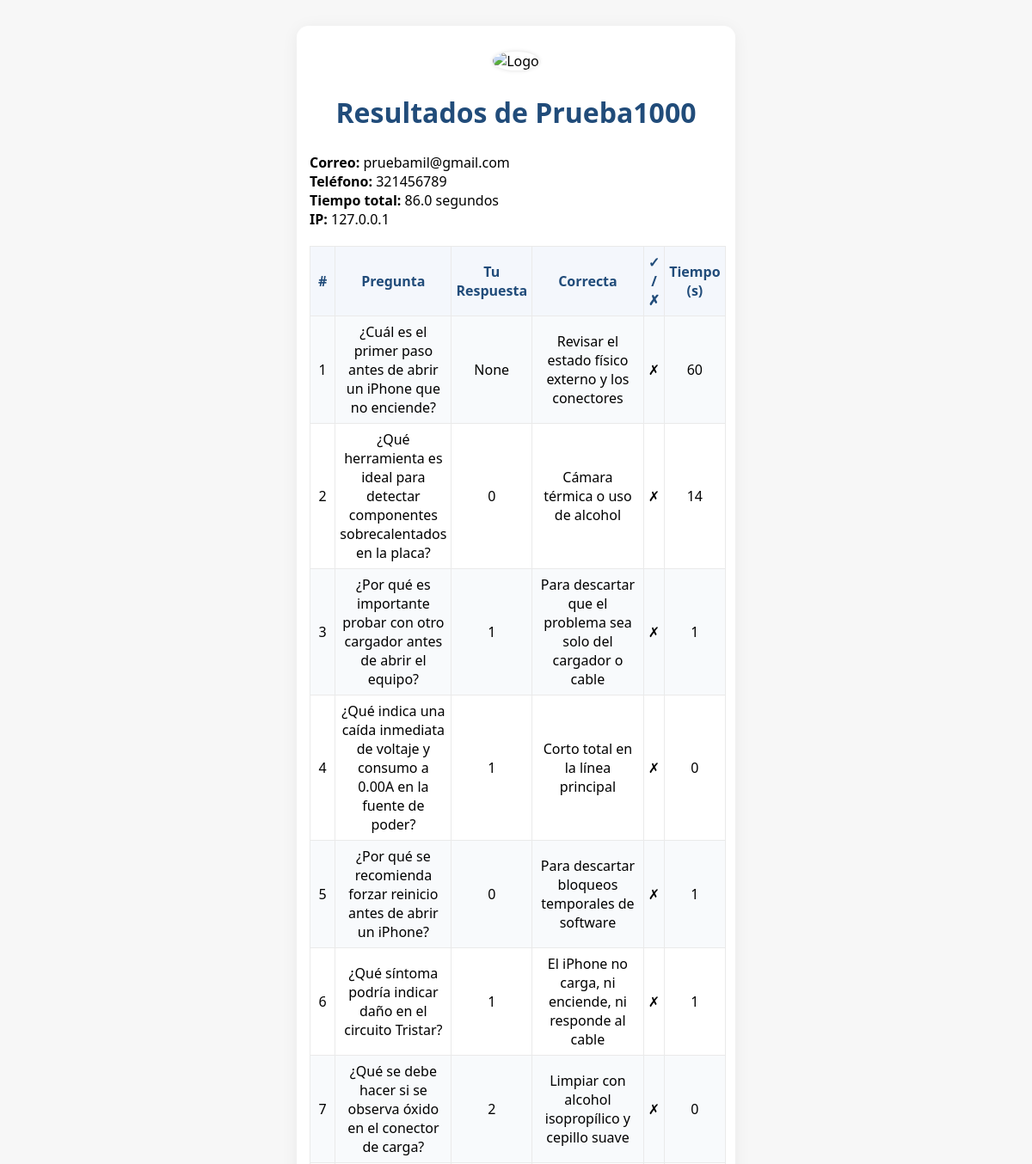
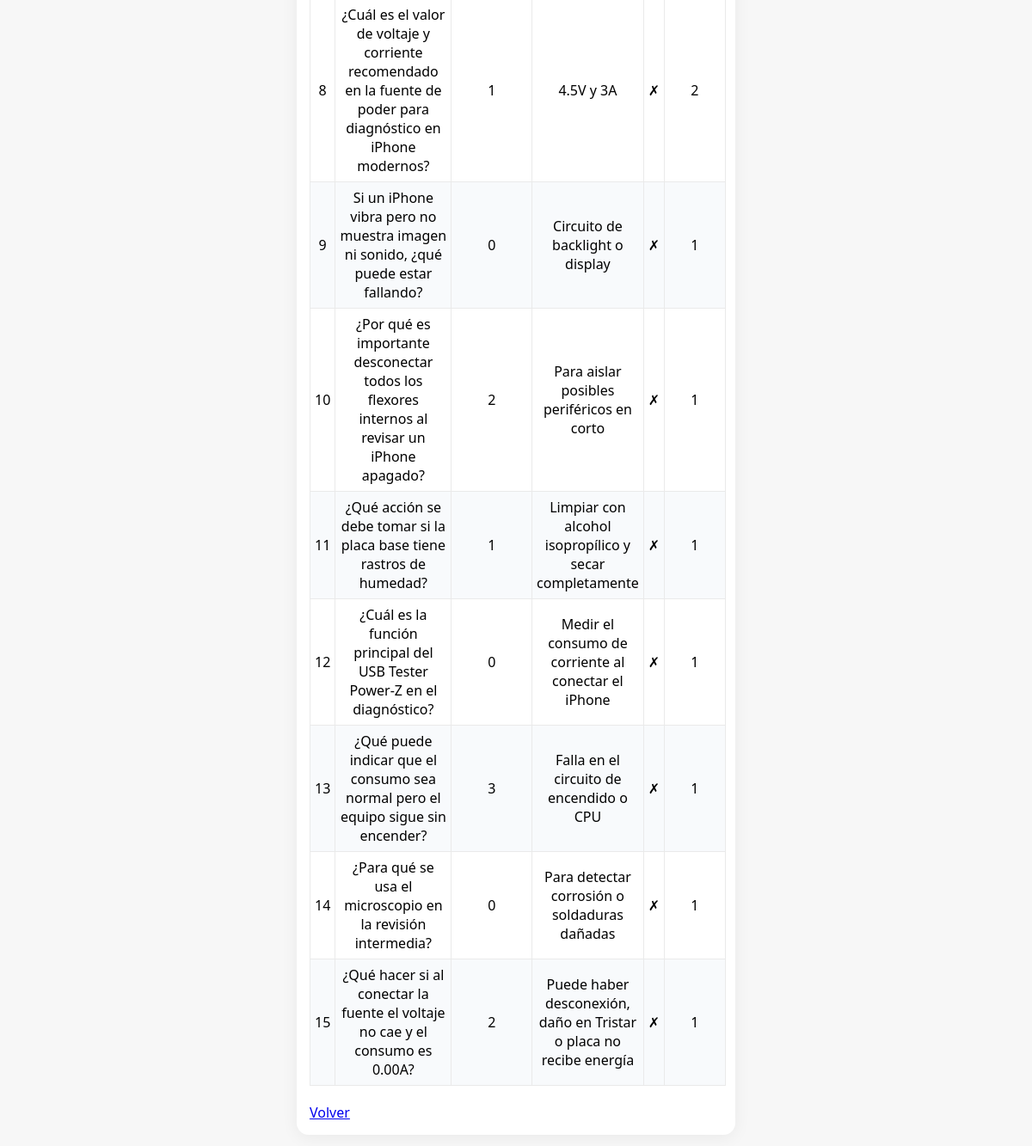
Page /admin/detalle/3 (signed in) on the committed database (2 pictures, top to bottom).
### tables this page shows
CREATE TABLE respuestas (
            id INTEGER PRIMARY KEY AUTOINCREMENT,
            nombre TEXT,
            correo TEXT,
            telefono TEXT,
            preguntas TEXT,
            respuestas TEXT,
            tiempos TEXT,
            tiempo_total REAL,
            ip TEXT
        );

### app.py (the view)
@app.route("/admin/detalle/<int:res_id>")
@admin_required
def admin_detalle(res_id):
    conn = sqlite3.connect(DB_FILE)
    c = conn.cursor()
    c.execute("SELECT nombre, correo, telefono, respuestas, tiempos, tiempo_total, ip FROM respuestas WHERE id=?", (res_id,))
    row = c.fetchone()
    conn.close()
    if not row:
        return "No encontrado", 404
    preguntas = cargar_preguntas()
    respuestas = json.loads(row[3])
    tiempos = json.loads(row[4])
    detalles = []
    for i, resp in enumerate(respuestas):
        if i < len(preguntas):
            pregunta = preguntas[i]
            correcta_idx = pregunta["respuestaCorrecta"]
            correcta = pregunta["opciones"][correcta_idx]
        else:
            pregunta = {"pregunta": "(no disponible)", "opciones": []}
            correcta = "(no disponible)"
        acierto = resp == str(correcta)
        detalles.append({
            "pregunta": pregunta["pregunta"],
            "respuesta_usuario": resp,
            "respuesta_correcta": correcta,
            "acierto": acierto,
            "tiempo": tiempos[i] if i < len(tiempos) else ""
        })
    return render_template("resultados_tecnico.html",
        nombre=row[0], correo=row[1], telefono=row[2],
        tiempo_total=row[5], ip=row[6], detalles=detalles
    )

### app.py (called while the page is built)
def cargar_preguntas():
    with open(PREGUNTAS_FILE, "r", encoding="utf-8") as f:
        return json.load(f)

def admin_required(f):
    from functools import wraps
    @wraps(f)
    def decorated(*args, **kwargs):
        if not session.get("admin_logged_in"):
            return redirect(url_for("admin_login"))
        return f(*args, **kwargs)
    return decorated

### templates/resultados_tecnico.html (shortened to what this page needs)
<!DOCTYPE html>
<html lang="es">
<head>
    <link rel="stylesheet" href="{{ url_for('static', filename='style.css') }}">
</head>
<body>
    <div class="container">
        <div class="logo-box">
            <img src="{{ url_for('static', filename='logo.png') }}" alt="Logo">
        </div>
        <h2>Resultados de {{ nombre }}</h2>
        <p><b>Correo:</b> {{ correo }}<br>
        <b>Teléfono:</b> {{ telefono }}<br>
        <b>Tiempo total:</b> {{ tiempo_total }} segundos<br>
        <b>IP:</b> {{ ip }}</p>
        <table>
            <tr>
                <th>#</th>
                <th>Pregunta</th>
                <th>Tu Respuesta</th>
                <th>Correcta</th>
                <th>✓ / ✗</th>
                <th>Tiempo (s)</th>
            </tr>
            {% for d in detalles %}
            <tr>
                <td>{{ loop.index }}</td>
                <td>{{ d.pregunta }}</td>
                <td>{{ d.respuesta_usuario }}</td>
                <td>{{ d.respuesta_correcta }}</td>
                <td>{% if d.acierto %}✓{% else %}✗{% endif %}</td>
                <td>{{ d.tiempo }}</td>
            </tr>
            {% endfor %}
        </table>
        <a href="{{ url_for('admin_panel') }}">Volver</a>
    </div>
</body>
</html>

### static/style.css (style rules this page uses)
body { font-family: 'Segoe UI', Arial, sans-serif; background: #f7f7f7; margin: 0; padding: 0; }
.container { max-width: 480px; margin: 30px auto; padding: 30px 15px 15px 15px; background: rgba(255,255,255,0.97); border-radius: 14px; box-shadow: 0 3px 20px rgba(0,0,0,0.06); }
.logo-box { text-align: center; margin-bottom: 22px; }
.logo-box img { width: 90px; border-radius: 50%; box-shadow: 0 0 5px #ddd; }
h1, h2 { text-align: center; color: #214C7A; font-size: 2rem; }
table { width: 100%; border-collapse: collapse; margin: 20px 0; background: #fff; }
th, td { padding: 7px 5px; border: 1px solid #eaeaea; text-align: center; }
th { background: #f4f7fc; color: #214C7A; }
tr:nth-child(even) { background: #f8fafc; }

### rows in the picture
respuestas: nombre "Prueba1000", correo "pruebamil@gmail.com", telefono "321456789", tiempo_total "86.0", ip "127.0.0.1"

### other values in the picture
{{ d.pregunta }} "¿Cuál es el primer paso antes de abrir un iPhone que no enciende?" "¿Qué herramienta es ideal para detectar componentes sobrecalentados en la placa?" "¿Por qué es importante probar con otro cargador antes de abrir el equipo?" "¿Qué indica una caída inmediata de voltaje y consumo a 0.00A en la fuente de poder?" "¿Por qué se recomienda forzar reinicio antes de abrir un iPhone?" "¿Qué síntoma podría indicar daño en el circuito Tristar?" "¿Qué se debe hacer si se observa óxido en el conector de carga?" "¿Cuál es el valor de voltaje y corriente recomendado en la fuente de poder para diagnóstico en iPhone modernos?" "Si un iPhone vibra pero no muestra imagen ni sonido, ¿qué puede estar fallando?" "¿Por qué es importante desconectar todos los flexores internos al revisar un iPhone apagado?" "¿Qué acción se debe tomar si la placa base tiene rastros de humedad?" "¿Cuál es la función principal del USB Tester Power-Z en el diagnóstico?" "¿Qué puede indicar que el consumo sea normal pero el equipo sigue sin encender?" "¿Para qué se usa el microscopio en la revisión intermedia?" "¿Qué hacer si al conectar la fuente el voltaje no cae y el consumo es 0.00A?"
{{ d.respuesta_usuario }} "None" "0" "1" "1" "0" "1" "2" "1" "0" "2" "1" "0" "3" "0" "2"
{{ d.respuesta_correcta }} "Revisar el estado físico externo y los conectores" "Cámara térmica o uso de alcohol" "Para descartar que el problema sea solo del cargador o cable" "Corto total en la línea principal" "Para descartar bloqueos temporales de software" "El iPhone no carga, ni enciende, ni responde al cable" "Limpiar con alcohol isopropílico y cepillo suave" "4.5V y 3A" "Circuito de backlight o display" "Para aislar posibles periféricos en corto" "Limpiar con alcohol isopropílico y secar completamente" "Medir el consumo de corriente al conectar el iPhone" "Falla en el circuito de encendido o CPU" "Para detectar corrosión o soldaduras dañadas" "Puede haber desconexión, daño en Tristar o placa no recibe energía"
{{ d.tiempo }} "60" "14" "1" "0" "1" "1" "0" "2" "1" "1" "1" "1" "1" "1" "1"
